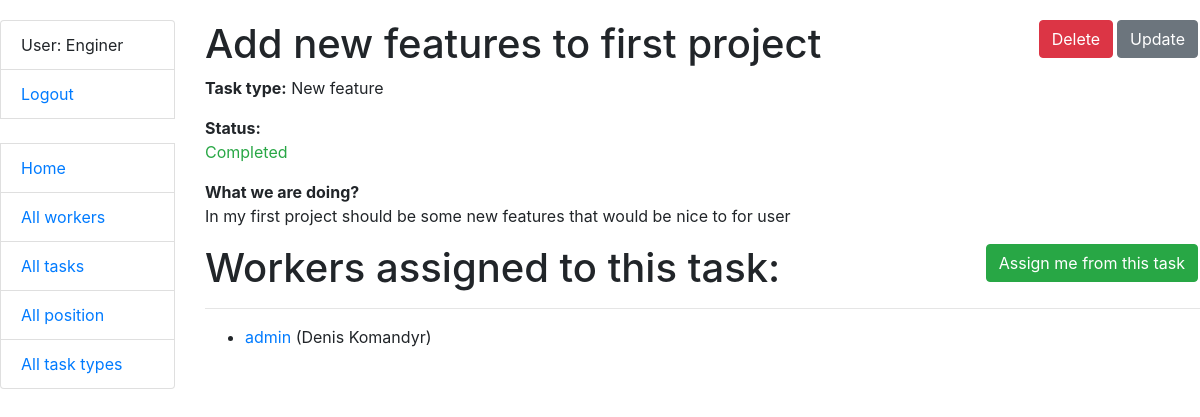
The page /tasks/3/ (signed in) on the database its author committed.
### tasks/models.py (models this page shows, shortened)
class Worker(AbstractUser):
    position = models.ForeignKey(Position, on_delete=models.CASCADE, default=1)
    class Meta:
        ordering = ["username"]
    def get_absolute_url(self):
        return reverse("tasks:worker-detail", kwargs={"pk": self.pk})

class Task(models.Model):
    PRIORITY_CHOICES = (
        ("Urgent", "1"),
        ("High", "2"),
        ("Medium", "3"),
        ("Low", "4"),
        ("Optional", "Optional"),
    )
    name = models.CharField(max_length=255)
    description = models.TextField()
    deadline = models.DateField(null=True, blank=True)
    is_completed = models.BooleanField(default=False)
    priority = models.CharField(max_length=255, choices=PRIORITY_CHOICES, default="4")
    task_type = models.ForeignKey(TaskType, on_delete=models.CASCADE)
    assignees = models.ManyToManyField(AUTH_USER_MODEL, related_name="tasks", blank=True)
    class Meta:
        ordering = ["deadline"]
    def check_deadline(self):
        return self.deadline >= datetime.now().date()

class TaskType(models.Model):
    name = models.CharField(max_length=255, unique=True)
    class Meta:
        ordering = ["name"]
    def __str__(self) -> str:
        return self.name

### tasks/views.py (the view)
# urls.py: path("tasks/<int:pk>/", TaskDetailView.as_view(), name="task-detail"),
class TaskDetailView(LoginRequiredMixin, generic.DetailView):
    model = Task
    queryset = Task.objects.prefetch_related("assignees")

### templates/tasks/task_detail.html (shortened to what this page needs)
{% extends "base.html" %}
{% load crispy_forms_filters %}
{% block content %}
  <h1>
    {{ task.name }}
    <a href="{% url 'tasks:task-update' pk=task.id %}" class="btn btn-secondary link-to-page">
      Update
    </a>
    <a href="{% url 'tasks:task-delete' pk=task.id %}"  class="btn btn-danger link-to-page">
      Delete
    </a>
  </h1>
  <p>
    <strong>Task type:</strong>
    {{ task.task_type }}</p>
  <div>
    <strong>Status:</strong>
    {% if task.is_completed %}
      {% if task.check_deadline %}
        <p class="text-success">Completed</p>
      {% else %}
        <p class="text-danger">Completed after deadline</p>
      {% endif %}
    {% else %}
      {% if task.check_deadline %}
        <p>In progress</p>
      {% else %}
        <p class="text-danger">In progress (skipped deadline)</p>
      {% endif %}
    {% endif %}
  </div>
  <div>
    <strong>What we are doing?</strong>
    <p>{{ task.description }}</p>
  </div>
  <h1>
    Workers assigned to this task:
    {% if task in user.tasks.all %}
      <a href="{% url 'tasks:task-assign' pk=task.id %}" class="btn btn-danger link-to-page">
        Delete me from this task
      </a>
    {% else %}
      <a href="{% url 'tasks:task-assign' pk=task.id %}" class="btn btn-success link-to-page">
        Assign me from this task
      </a>
    {% endif %}
  </h1>
  <hr>
  <ul>
    {% for worker in task.assignees.all %}
      <li><a href="{{ worker.get_absolute_url }}">{{ worker.username }}</a> ({{ worker.first_name }} {{ worker.last_name }})</li>
    {% endfor %}
  </ul>
{% endblock %}

### templates/includes/sidebar.html
<ul class="sidebar-nav list-group">
  {% if user.is_authenticated %}
    <li class="list-group-item">User: {{ user.get_username }}</li>
    <li class="list-group-item"><a href="{% url 'logout'%}?next={{request.path}}">Logout</a></li>
  {% else %}
    <li class="list-group-item"><a href="{% url 'login'%}?next={{request.path}}">Login</a></li>
  {% endif %}
  <br>
  <li class="list-group-item"><a href="{% url 'tasks:home' %}">Home</a></li>
  <li class="list-group-item"><a href="{% url 'tasks:worker-list' %}">All workers</a></li>
  <li class="list-group-item"><a href="{% url 'tasks:task-list' %}">All tasks</a></li>
  <li class="list-group-item"><a href="{% url 'tasks:position-list' %}">All position</a></li>
  <li class="list-group-item"><a href="{% url 'tasks:task-type-list' %}">All task types</a></li>
</ul>

### static/styles.css (style rules this page uses)
body { margin-top: 20px; }
.link-to-page { float: right; margin: 0 2px 0 2px; }

### rows shown on the page
Worker: get_username "Enginer"
Task: name "Add new features to first project", task_type "New feature", description "In my first project should be some new features that would be nice to for user"
Worker: username "admin", first_name "Denis", last_name "Komandyr"
